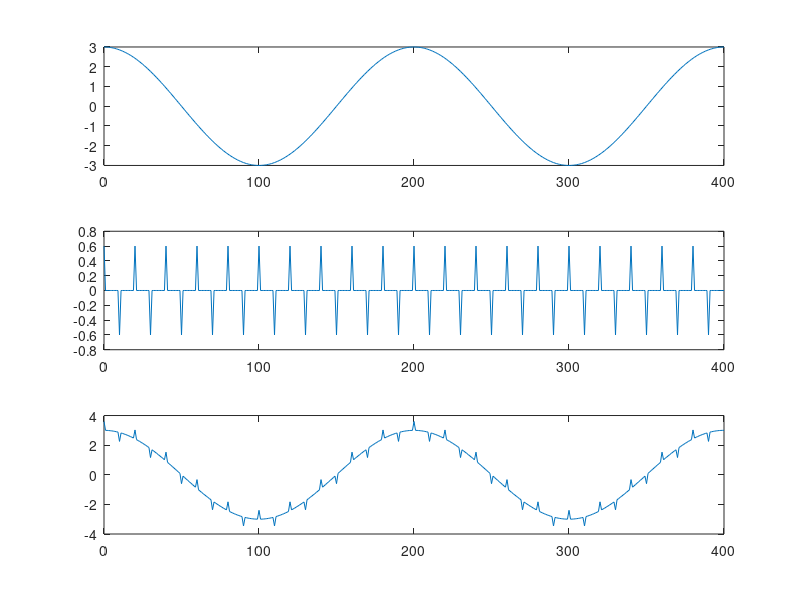

Recreate this plot in MATLAB.
clear all;
n=0:400;  %panjang sinyal yang akan di-plot
f=0.005;  %frekuensi sinyal sinus
s=3*cos(2*pi*f*n);  %sinyal sinus
h=[0.6 zeros(1,9) -0.6 zeros(1,9)]; %sinyal derau atau noise
k=[h h h h h h h h h h];
u=[k k 0];
x=s+u;  %sinyal x[n] atau gabungan sinus dan noise

subplot(3,1,1);
plot(n,s);  %memplot sinyal s

subplot(3,1,2);
plot(n,u);  %memplot sinyal noise

subplot(3,1,3);
plot(n,x);  %memplot sinyal gabungan x
